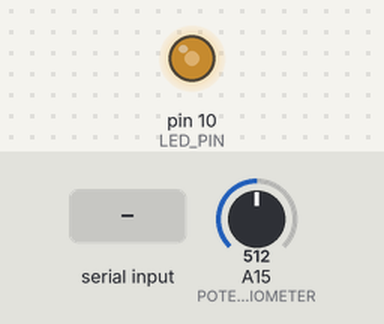
A sketch run on a simulated Arduino Mega 2560, built with avr-gcc and run on an emulated ATmega2560. Shown: output pins drawn as LEDs (lit = HIGH). Inputs (shaded band) come from the test bench; at power-on: A15 (POTENTIOMETER) = 512. EEPROM starts erased.

Above: at 1.2 s.
1.3 s: "90,45\n" received over Serial
At 3.4 s:
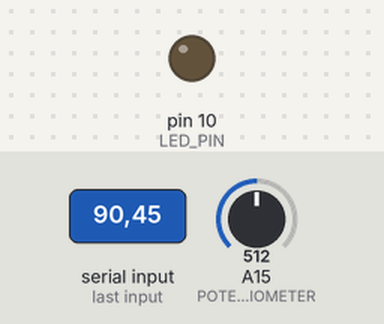
3.8 s: "30,150\n" received over Serial
At 4.5 s:
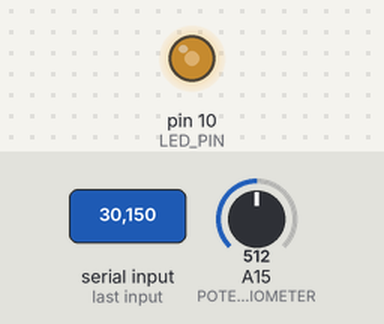
Timing chart, 0 to 6.8 s (numbered marks = the images above; inputs shaded):
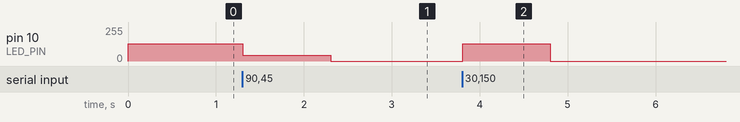

Measured:
- after the input at 1.3 s, pin 10 (LED_PIN): 128/255 → 45/255 at once, → 0/255 1.0 s later
- after the input at 3.8 s, pin 10 (LED_PIN): 0/255 → 128/255 at once, → 0/255 1.0 s later

The sketch:

potentiometer_ledcontrol_EEPROM.ino
```cpp
#include <EEPROM.h>

#define POTENTIOMETER A15
#define LED_PIN 10

int maxBrightness = 1023/4;
byte brightnessFromMem;

void setup() {
  Serial.begin(115200);
  pinMode(LED_PIN,OUTPUT);
  brightnessFromMem = EEPROM.read(240);
  if (brightnessFromMem ==0){
    brightnessFromMem = 255;
  }

}

void loop() {
  if (Serial.available()>0){
    int data = Serial.parseInt();
    maxBrightness = data;
    EEPROM.write(240,maxBrightness);
  }
  int val_Potentiometer = analogRead(POTENTIOMETER);
  int LED_Brightness = (val_Potentiometer/4);
  if (LED_Brightness > maxBrightness){
    LED_Brightness = maxBrightness;
  }
  analogWrite(LED_PIN, LED_Brightness);
}
```
